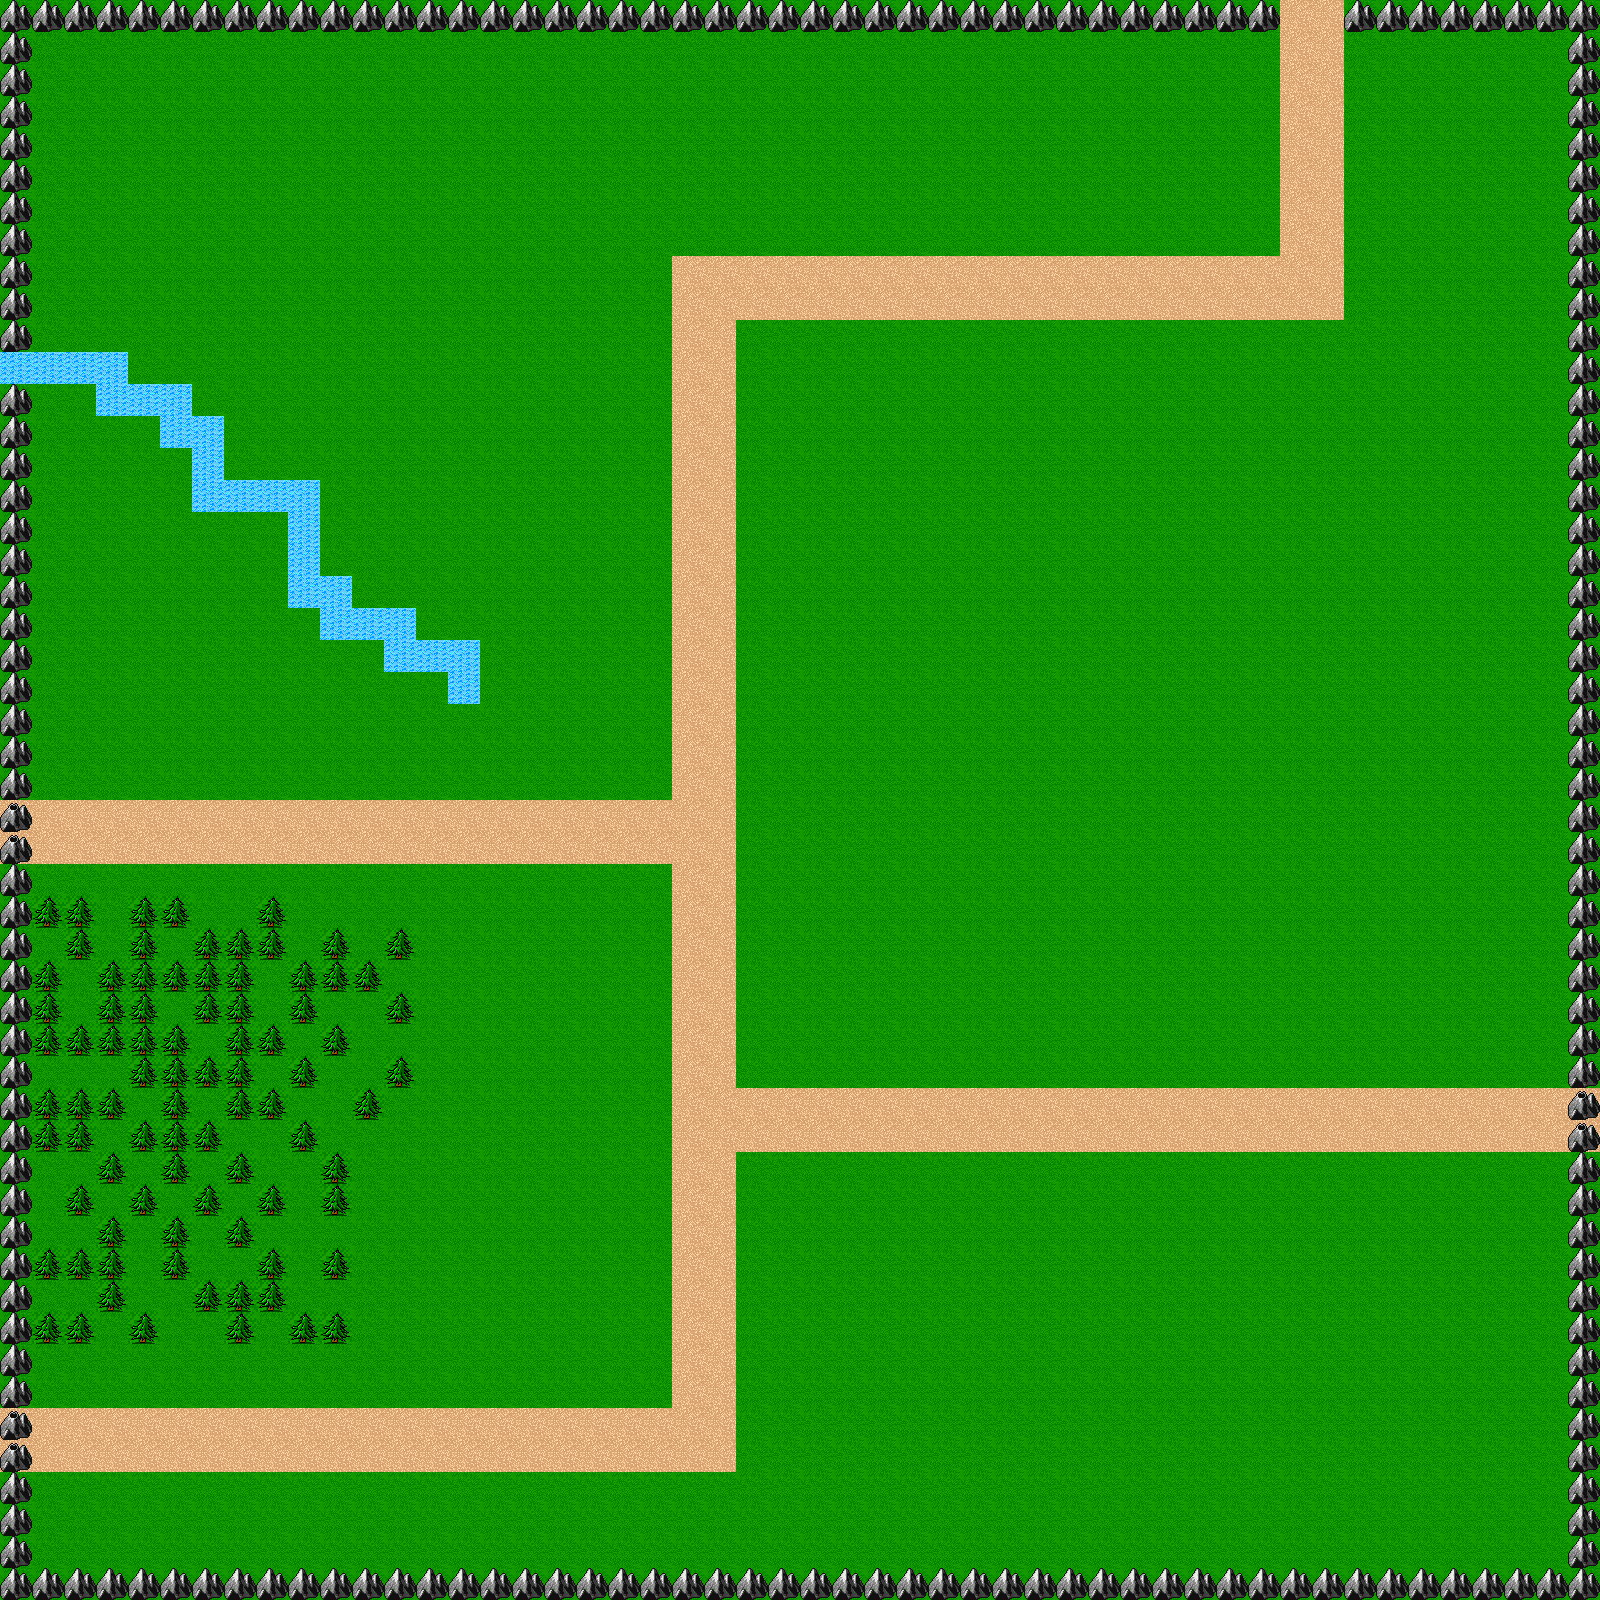

Rendered tile map (Tiled .tmx) drawn with the repository's tilesets; below, a short description and the map source with its tile grids summarised:
An orthogonal 50x50 tile map with 32x32 px tiles, 1 tile layer (Tile Layer 1), 2 tilesets.

<map version="1.0" orientation="orthogonal" width="50" height="50" tilewidth="32" tileheight="32">
 <tileset firstgid="1" name="game_events" tilewidth="32" tileheight="32">
  <image source="game_events.png" width="96" height="32" />
 </tileset>
 <tileset firstgid="4" name="dg_grounds32" tilewidth="32" tileheight="32">
  <image source="dg_grounds32.png" width="288" height="608" />
 </tileset>
 <layer name="Tile Layer 1" width="50" height="50">
  <data>[2500 cells, 2500 non-empty, 6 distinct tile ids]</data>
 </layer>
</map>
